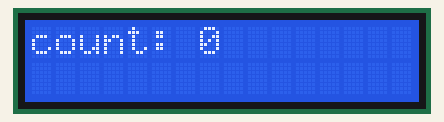
This sketch was run on a simulated Arduino Uno, built with avr-gcc and run on an emulated ATmega328P. Shown: 16×2 character LCD.

Above: at 0.1 s.
At 0.6 s:
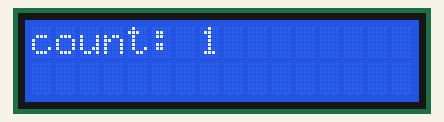
At 1.1 s:
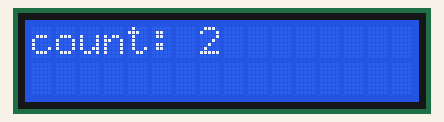
At 2.6 s:
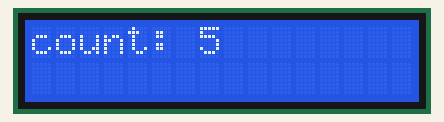
At 3.6 s:
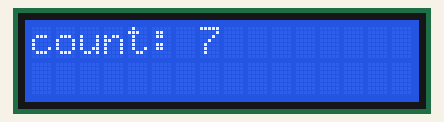
At 5.2 s:
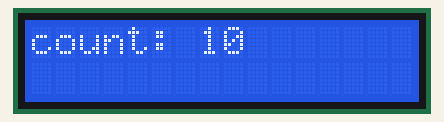

The sketch:

counter_on_lcd.ino
```cpp
#include <LiquidCrystal.h>

const int rs = 12, en = 11, d4 = 5, d5 = 4, d6 = 3, d7 = 2;
LiquidCrystal lcd(rs, en, d4, d5, d6, d7);
int count = 0;
void setup() {
  lcd.begin(16, 2);

}

void loop() {
  lcd.clear();
  lcd.setCursor(0, 0);
  lcd.print("count: ");
  lcd.print(count);

  count++;

  if (count > 10) {
    count = 0;
  }
  delay(500);

}
```

Measured:
- by itself, everything shown: repeats every 5.5 s, in 11 steps
- what the display in image 1 shows lasts 0.5 s, from 0.6 s to 1.1 s
